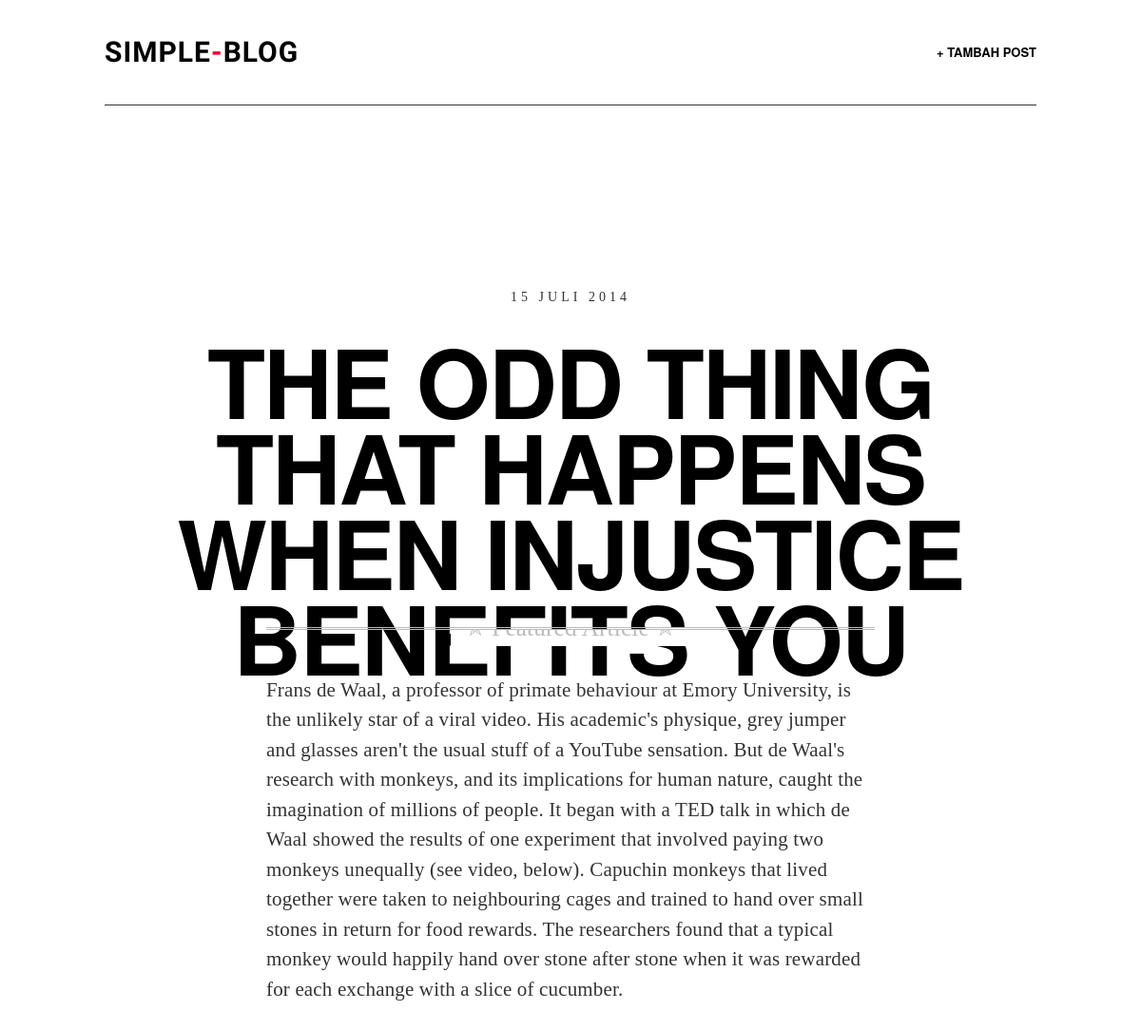
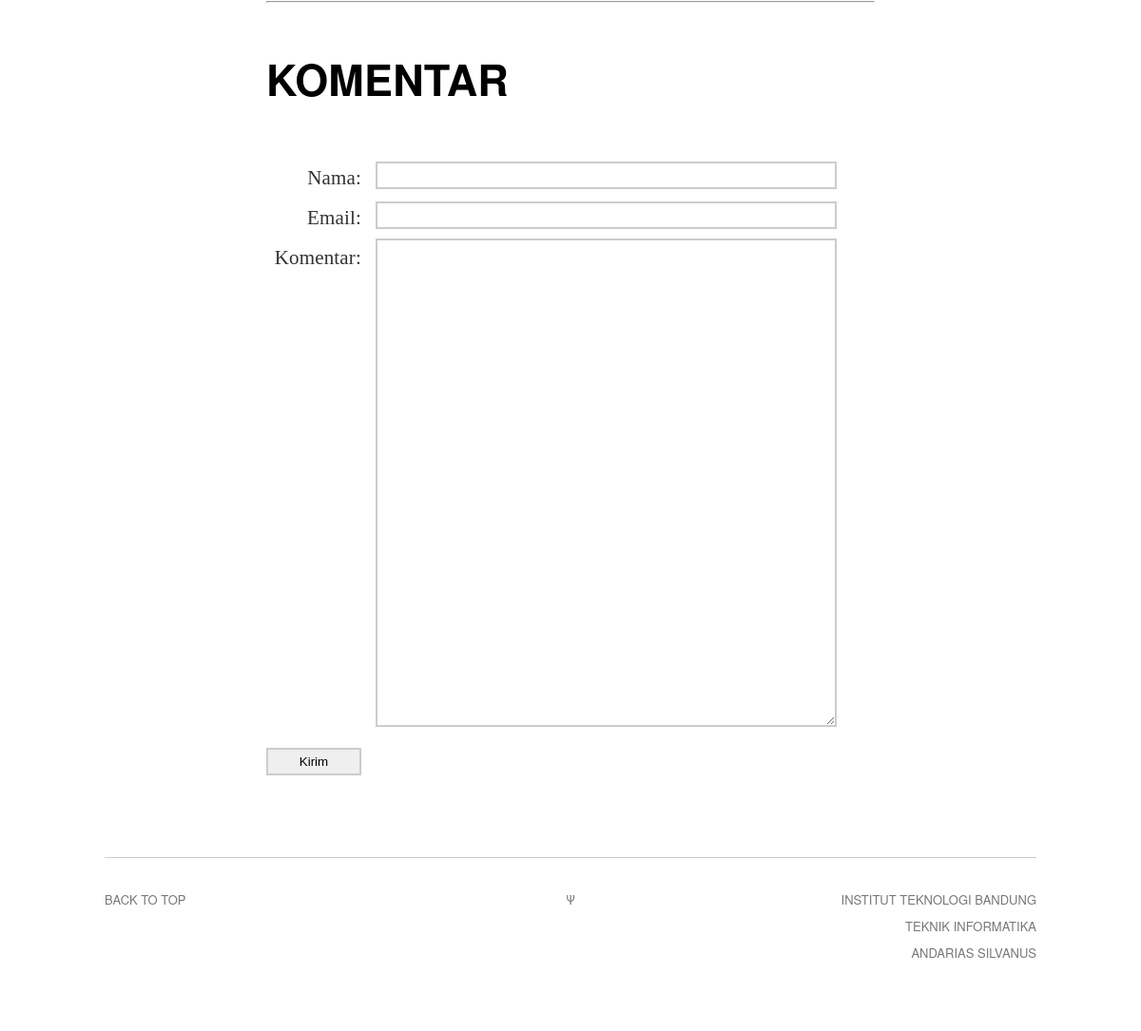
/post.php?id=2, run on the app's committed database (2 pictures, top to bottom).
### tables this page shows
CREATE TABLE IF NOT EXISTS `post` (
  `id` int(250) NOT NULL AUTO_INCREMENT,
  `judul` varchar(100) NOT NULL,
  `konten` varchar(1000) NOT NULL,
  `tanggal` date NOT NULL,
  `gambar` varchar(50) NOT NULL,
  `userid` int(11) NOT NULL,
  PRIMARY KEY (`id`),
  KEY `fk_postid` (`userid`)
);

### post.php (the view, shortened to what this page needs)
<!DOCTYPE html>
<html>
<head>
<link rel="stylesheet" type="text/css" href="assets/css/screen.css" />
</head>
<?php
    $id_post = $_GET['id'];
    $query = mysql_query("SELECT * FROM post WHERE id = '$id_post'") or die(mysql_error());
    $row = mysql_fetch_assoc($query);
    $id_post = $row['id'];
    $judul = $row['judul'];
    $konten = $row['konten'];
?>
<body class="default" onload="Show_Comment(<?php echo $id_post ?>)">
<div class="wrapper">
<nav class="nav">
    <a style="border:none;" id="logo" href="index.php"><h1>Simple<span>-</span>Blog</h1></a>
    <ul class="nav-primary">
        <li><a href="new_post.php">+ Tambah Post</a></li>
    </ul>
</nav>
<article class="art simple post">
    <header class="art-header">
        <div class="art-header-inner" style="margin-top: 0px; opacity: 1;">
            <time class="art-time">15 Juli 2014</time>
            <h2 class="art-title"><?php echo $judul ?></h2>
        </div>
    </header>
    <div class="art-body">
        <div class="art-body-inner">
            <hr class="featured-article" />
            <p><?php echo $konten ?> </p>
            <hr />
            <h2>Komentar</h2>
            <div id="contact-area">
                <form method="POST" id="FormKomentar" action="#" onsubmit="return false">
                    <label for="Nama">Nama:</label>
                    <input type="text" name="Nama" id="Nama">
                    <label for="Email">Email:</label>
                    <input type="text" name="Email" id="Email">
                    <label for="Komentar">Komentar:</label><br>
                    <textarea name="Komentar" rows="20" cols="20" id="Komentar"></textarea>
                    <input type="submit" name="submit" value="Kirim" class="submit-button" onclick="Comment(<?php echo $id_post ?>)">
                </form>
            </div>
        </div>
    </div>
</article>
<footer class="footer">
    <div class="back-to-top"><a href="">Back to top</a></div>
    <div class="psi">&Psi;</div>
    <aside class="offsite-links">
        Institut Teknologi Bandung<br>
        Teknik Informatika<br>
        <a href="https://www.facebook.com/andarias.silvanus">Andarias Silvanus</a>
    </aside>
</footer>
</div>
</body>
</html>

### data on the page
post: judul "THE ODD THING THAT HAPPENS WHEN INJUSTICE BENEFITS YOU", konten "Frans de Waal, a professor of primate behaviour at Emory University, is the unlikely star of a viral video. His academic's physique, grey jumper and glasses aren't the usual stuff of a YouTube sensation. But de Waal's research with monkeys, and its implications for human nature, caught the imagination of millions of people. It began with a TED talk in which de Waal showed the results of one experiment that involved paying two monkeys unequally (see video, below). Capuchin monkeys that lived together were taken to neighbouring cages and trained to hand over small stones in return for food rewards. The researchers found that a typical monkey would happily hand over stone after stone when it…"
